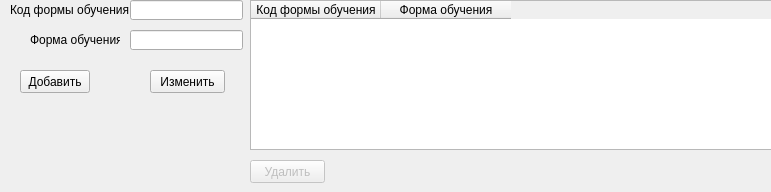
<?xml version="1.0" encoding="UTF-8"?>
<ui version="4.0">
 <class>Form</class>
 <widget class="QWidget" name="Form">
  <property name="geometry">
   <rect>
    <x>0</x>
    <y>0</y>
    <width>771</width>
    <height>192</height>
   </rect>
  </property>
  <property name="windowTitle">
   <string>Form</string>
  </property>
  <widget class="QLabel" name="label_31">
   <property name="geometry">
    <rect>
     <x>30</x>
     <y>30</y>
     <width>90</width>
     <height>20</height>
    </rect>
   </property>
   <property name="text">
    <string>Форма обучения</string>
   </property>
  </widget>
  <widget class="QLineEdit" name="line2">
   <property name="geometry">
    <rect>
     <x>130</x>
     <y>30</y>
     <width>113</width>
     <height>20</height>
    </rect>
   </property>
  </widget>
  <widget class="QLabel" name="label_30">
   <property name="geometry">
    <rect>
     <x>10</x>
     <y>0</y>
     <width>120</width>
     <height>20</height>
    </rect>
   </property>
   <property name="text">
    <string>Код формы обучения</string>
   </property>
  </widget>
  <widget class="QLineEdit" name="line">
   <property name="geometry">
    <rect>
     <x>130</x>
     <y>0</y>
     <width>113</width>
     <height>20</height>
    </rect>
   </property>
  </widget>
  <widget class="QTableWidget" name="FormTable">
   <property name="geometry">
    <rect>
     <x>250</x>
     <y>0</y>
     <width>540</width>
     <height>150</height>
    </rect>
   </property>
   <property name="alternatingRowColors">
    <bool>true</bool>
   </property>
   <property name="selectionBehavior">
    <enum>QAbstractItemView::SelectRows</enum>
   </property>
   <property name="showGrid">
    <bool>false</bool>
   </property>
   <attribute name="horizontalHeaderDefaultSectionSize">
    <number>130</number>
   </attribute>
   <attribute name="verticalHeaderVisible">
    <bool>false</bool>
   </attribute>
   <column>
    <property name="text">
     <string>Код формы обучения</string>
    </property>
   </column>
   <column>
    <property name="text">
     <string>Форма обучения</string>
    </property>
   </column>
  </widget>
  <widget class="QPushButton" name="Append">
   <property name="geometry">
    <rect>
     <x>20</x>
     <y>70</y>
     <width>70</width>
     <height>23</height>
    </rect>
   </property>
   <property name="text">
    <string>Добавить</string>
   </property>
  </widget>
  <widget class="QPushButton" name="Change">
   <property name="geometry">
    <rect>
     <x>150</x>
     <y>70</y>
     <width>75</width>
     <height>23</height>
    </rect>
   </property>
   <property name="text">
    <string>Изменить</string>
   </property>
  </widget>
  <widget class="QPushButton" name="DeleteButton">
   <property name="enabled">
    <bool>false</bool>
   </property>
   <property name="geometry">
    <rect>
     <x>250</x>
     <y>160</y>
     <width>75</width>
     <height>23</height>
    </rect>
   </property>
   <property name="text">
    <string>Удалить</string>
   </property>
  </widget>
 </widget>
 <tabstops>
  <tabstop>line</tabstop>
  <tabstop>line2</tabstop>
  <tabstop>Append</tabstop>
  <tabstop>FormTable</tabstop>
 </tabstops>
 <resources/>
 <connections/>
</ui>
